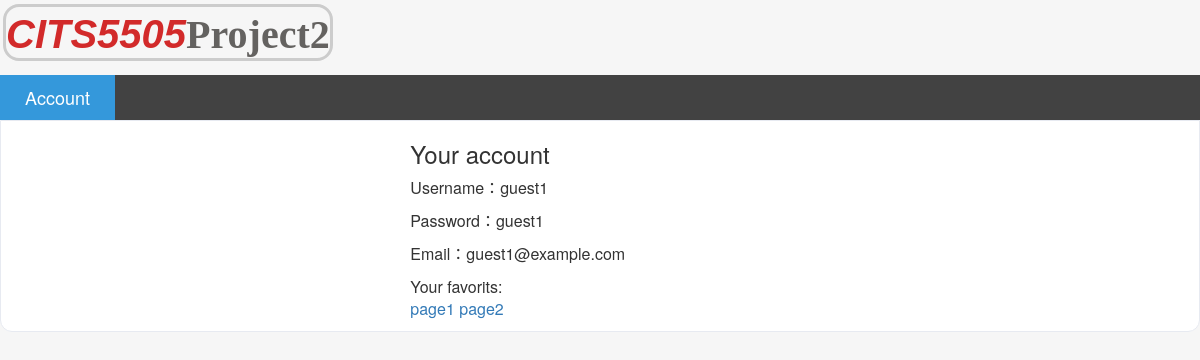
Page /panel (signed in) on the committed database.
### myflask.py (models this page shows, shortened)
class User(db.Model):
    __tablename__ = 'users'
    id = db.Column(db.Integer, primary_key=True)
    username = db.Column(db.String(80), unique=True)
    password = db.Column(db.String(80))
    email = db.Column(db.String(120), unique=True)
    fav=db.relationship('Favor',backref='User',lazy='dynamic')

class Favor(db.Model):
    __tablename__ = 'favor'
    num = db.Column(db.Integer, primary_key=True)
    username = db.Column(db.String(80))
    id = db.Column(db.Integer, db.ForeignKey('users.id'))
    favorite = db.Column(db.String(120))
    us=db.relationship('User',backref='favor')

### myflask.py (the view)
@app.route('/panel')
def panel():
    username = session.get('username')
    if not username:
        return redirect('/')
    user = User.query.filter(User.username == username).first()
    favor= db.session.query(Favor).filter(Favor.username == username).all()
    return render_template("panel.html", user=user,favor=favor)

### templates/panel.html (shortened to what this page needs)
<DOCTYPE html>
    <html>
    <head>
        <link rel="stylesheet" href="https://cdn.jsdelivr.net/npm/bootstrap@3.3.7/dist/css/bootstrap.min.css"
>
        <link rel="stylesheet" href="../static/css/stylepage1.css">
    </head>
    <body>
        <div class="container title">
            <div class="row">
                <div id="logo" class="col-md-4">
                    <h1>
                        <a href="{{ url_for('index')}}">
                            <p1>CITS5505<p2>Project2</p2>
                            </p1>
                        </a>
                    </h1>
                </div>
            </div>
        </div>
        <div class="container navigation">
            <div class="row">
                <ul id="navbar" class="nav nav-tabs">
                    <li class="active">
                        <a href="#account" data-toggle="tab">Account</a>
                    </li>
                </ul>
            </div>
        </div>
        <div class="container content">
            <div id="mytabContent" class="tab-content tabs">
                <div class="tab-pane in active" id="accountr">
                    <div class="row">
                        <div class="col-md-4 col-md-offset-4">
                            <h3>Your account</h3>
                            <p>Username：{{user.username}}</p>
                            <p>Password：{{user.password}}</p>
                            <p>Email：{{user.email}}</p>
                            <p>Your favorits:<br>
                                {% for page in favor %}
                                <a href="{{ url_for('test',numberpage=page.favorite) }}">{{ page.favorite }}</a>
                                {% endfor %}
                            </p>
                        </div>
                    </div>
                </div>
            </div>
        </div>
    </body>
    </html>

### static/css/stylepage1.css (style rules this page uses)
body { background: #f6f6f6; }
.title { width: 100%; max-width: 1260px; min-width: 755px; margin:auto; overflow:hidden; padding:0 0 0 0; position: sticky; top: 0px; z-index: 1000; background: #f6f6f6; }
#logo { padding:0 0 0 0; position: relative; left: 18px; top: -8px; }
.title h1 a:link { text-decoration: none; }
.title h1 a { border-width: 2px; border: solid #ccc; border-radius: 16px; }
.title h1 p1 { color:rgba(204, 11, 11, 0.87); font-style:italic; font-weight: bold; font-size: 40px; font-family:Verdana, Geneva, Tahoma, sans-serif }
.title h1 p2 { color:rgba(68, 65, 63, 0.822); font-weight:bold; font-style:normal; font-size: 40px; font-family:initial }
.navigation { background: rgb(66, 66, 66); width:100%; padding:0 0 0 0; position: sticky; top: 75px; z-index: 1000; }
.navigation .row { width: 100%; max-width: 1260px; min-width: 755px; margin: 0 auto; overflow: hidden; }
.navigation .nav-tabs { border-style:none; font-size: 18px; border:0px; }
.navigation .nav-tabs li { border-style:none }
.navigation .nav-tabs li a { color:rgb(255, 255, 255); border:0px #ddd solid; margin-right: 0px; border-radius: 0; width: 115px; text-align: center; }
.navigation .nav-tabs .active a { border-color:#3498db !important; background: #3498db !important; color:#fff !important; border:0px !important }
.content { width: 100%; max-width: 1260px; min-width: 755px; margin: 0 auto; overflow: hidden; padding:0 0 0 0 }
.tab-pane { background:#fff; border: 1.5px solid #e7eaf1; border-bottom-left-radius:12px; border-bottom-right-radius:12px }
p { font-size:16px }

### rows in the picture
User: username "guest1", password "guest1", email "guest1@example.com"
Favor: favorite "page1"
Favor: favorite "page2"
